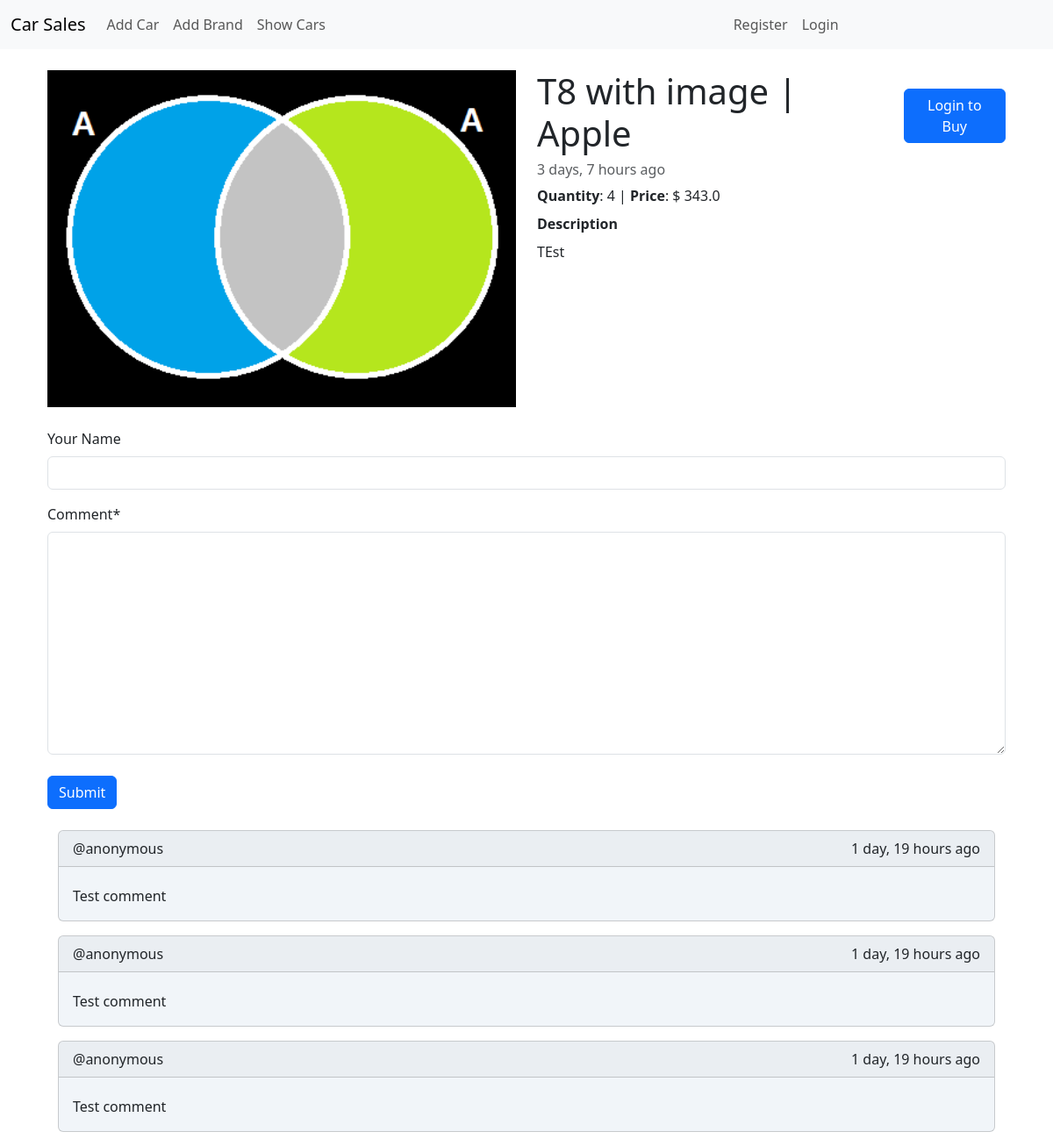
Screenshot of /car-detail/1/ with the database file from the repository.
### car/models.py (models this page shows, shortened)
class Car(models.Model):
    car_model = models.CharField(max_length=1024)
    brand = models.ForeignKey(Brand, on_delete=models.SET_NULL, null=True)
    car_image = models.ImageField(upload_to="car/uploads/", blank=True, null=True)
    description = models.TextField(max_length=5120)
    quantity = models.IntegerField()
    price = models.FloatField()
    createdAt = models.DateTimeField(default=timezone.now)

class Brand(models.Model):
    brand_name = models.CharField(max_length=1024)

### comment/models.py (models this page shows, shortened)
class Comment(models.Model):
    car = models.ForeignKey(Car, on_delete=models.CASCADE)
    commenter_name = models.CharField(max_length=512, null=True, blank=True)
    comment = models.TextField(max_length=2048)
    createdAt = models.DateTimeField(auto_now_add=True)

### car/views.py (the view)
# urls.py: path("car-detail/<str:pk>/", views.ShowCarDetail.as_view(), name="car_detail"),
class ShowCarDetail(View):
    template_name = "car/car_detail.html"
    def get(self, request, *_, **kwargs):
        car = get_object_or_404(Car, pk=kwargs["pk"])
        comments = Comment.objects.filter(car=car).order_by("-createdAt")
        form = AddCommentForm()
        context = {"car": car, "comments": comments, "form": form, "pk": kwargs["pk"]}
        return render(request, self.template_name, context)

### comment/forms.py
class AddCommentForm(forms.ModelForm):
    class Meta:
        model = Comment
        labels = {"commenter_name": "Your Name"}
        exclude = (
            "car",
            "createdAt",
        )

### car/templates/car/car_detail.html (shortened to what this page needs)
{% extends "base.html" %}
{% load humanize %}
{% block content %}
<div class="container">
  <div class="row">
    <div class="col-12 col-md-6">
      <img
        class="img img-fluid w-100 h-100 object-cover"
        src="{{ car.car_image.url }}"
        alt="{{ car.car_model }} {{ car.brand.brand_name }}"
      />
    </div>
	<div class="col-12 col-md-6">
		<div class="d-flex align-items-center gap-3">
			<div>
			<h1>{{ car.car_model }} | {{ car.brand.brand_name }}</h1>
			</div>
			<div>
			{% if	request.user.is_authenticated %}
			<a href="{% url "order_car:place_order" pk=car.id %}" class="btn btn-primary">Buy</a>
			{% else %}
			<a href="{% url "auth:login_form" %}?next={{ request.path }}" class="btn btn-primary">Login to Buy</a>
			{% endif %}
			</div>
		</div>
		<h6 class="card-subtitle mb-2 text-body-secondary">
			{{ car.createdAt|timesince }} ago
		</h6>
		<p class="card-text mt-2"><span class="fw-bold">Quantity</span>: {{ car.quantity }} |  <span class="fw-bold">Price</span>: $ {{ car.price }}</p> <p class="card-text mt-2"></p>
		<p class="fw-bold">Description</p>
		<p class="card-text mt-2">{{ car.description }}</p>
	</div>
	<div>
		{% include "comment/comment_form.html" %}
		<div class="container mt-4">
			{% for singleComment in comments  %}
			<div class="card bg-slate-100 mb-3">
				<div class="card-header d-flex justify-content-between">
					{% if singleComment.commenter_name is not None %}
					<p class="p-0 m-0">@{{singleComment.commenter_name}}</p>
					{% else %}
					<p class="p-0 m-0">@anonymous</p>
					{% endif %}
					<p class="p-0 m-0">{{ singleComment.createdAt|timesince }} ago</p>
				</div>
				<div class="card-body">
					<p class="card-text">{{singleComment.comment}}</p>
				</div>
			</div>
			{% endfor %}
		</div>
	</div>
  </div>
</div>
{% endblock content %}

### static/css/styles.css (style rules this page uses)
p { margin: 5px 0; padding: 0; }
.bg-slate-100 { background-color: rgb(241 245 249); }
.object-cover { object-fit: cover; }

### rows the page displays
Car: car_image (picture), car_model "T8 with image", brand.brand_name "Apple", createdAt "3 days, 7 hours", quantity "4", price "343.0", description "TEst"
Comment: shows "@anonymous", createdAt "1 day, 19 hours", comment "Test comment"
Comment: shows "@anonymous", createdAt "1 day, 19 hours", comment "Test comment"
Comment: shows "@anonymous", createdAt "1 day, 19 hours", comment "Test comment"
